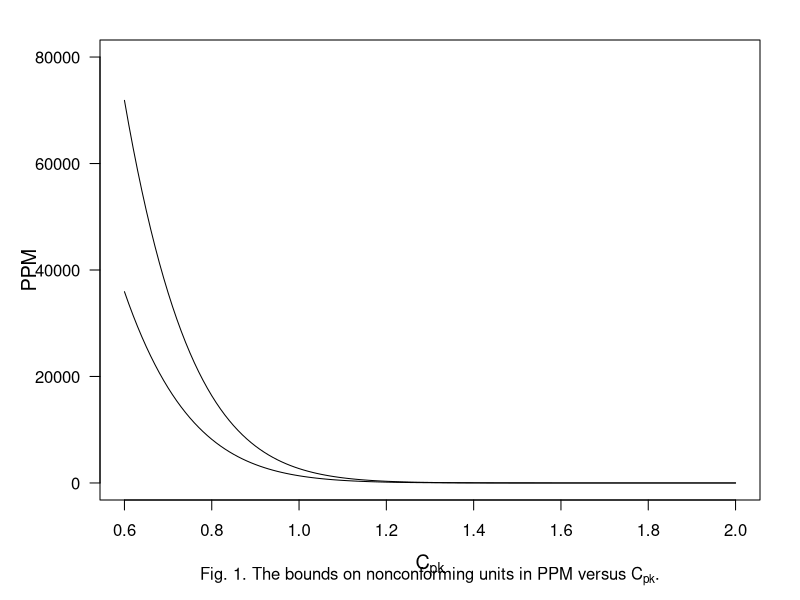

Write the R code that produced this figure.
# Function to calculate PPM bounds for given Cpk
calculate_ppm_bounds <- function(cpk) {
  # For one-sided specification:
  upper_ppm <- (1 - pnorm(3 * cpk)) * 1e6
  
  # For two-sided specification:
  # Lower bound is when process is centered (symmetrical case)
  lower_ppm <- 2 * (1 - pnorm(3 * cpk)) * 1e6
  
  return(c(lower_ppm, upper_ppm))
}

# Create sequence of Cpk values from 0.6 to 2.0
cpk_seq <- seq(0.6, 2.0, by = 0.01)

# Calculate PPM bounds for each Cpk value
results <- t(sapply(cpk_seq, calculate_ppm_bounds))

# Set up the plotting parameters
par(mar = c(5, 5, 2, 2))  # Adjust margins

# Create the plot
plot(cpk_seq, results[,1], type = "l", 
     xlab = expression(C[pk]), 
     ylab = "PPM",
     ylim = c(0, 80000),        # Set y-axis limits exactly as in paper
     xlim = c(0.6, 2.0),        # Set x-axis limits exactly as in paper
     yaxt = "n",                # Remove default y-axis
     cex.lab = 1.2,            # Adjust label size
     lwd = 1)                  # Thin lines as in paper

# Add upper bound line
lines(cpk_seq, results[,2], lwd = 1)

# Create custom y-axis with specific breaks
axis(2, at = seq(0, 80000, by = 20000), las = 1)

# Add title below the plot
title(sub = expression(paste("Fig. 1. The bounds on nonconforming units in PPM versus ", C[pk], ".")),
      line = 3.5)